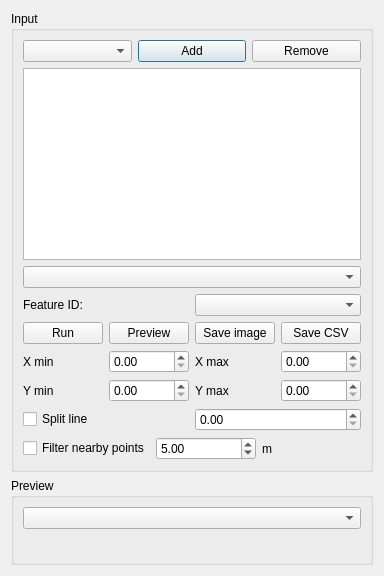
<?xml version="1.0" encoding="UTF-8"?>
<ui version="4.0">
 <class>TopoBathyProfilesDialogBase</class>
 <widget class="QDialog" name="TopoBathyProfilesDialogBase">
  <property name="windowTitle">
   <string>TopoBathy Profiles</string>
  </property>

  <layout class="QVBoxLayout">

   <item>
    <widget class="QGroupBox" name="groupInput">
     <property name="title">
      <string>Input</string>
     </property>
     <layout class="QVBoxLayout">

      <!-- Point layer -->
      <item>
       <layout class="QHBoxLayout">
        <item><widget class="QComboBox" name="comboPunti"/></item>
        <item><widget class="QPushButton" name="btnAddLayer"><property name="text"><string>Add</string></property></widget></item>
        <item><widget class="QPushButton" name="btnRemoveLayer"><property name="text"><string>Remove</string></property></widget></item>
       </layout>
      </item>

      <!-- Table label/color -->
      <item><widget class="QTableWidget" name="tableLayerAnno"/></item>

      <!-- Section layer -->
      <item><widget class="QComboBox" name="comboSectionLayer"/></item>

      <!-- Feature to select before Run -->
      <item>
       <layout class="QHBoxLayout">
        <item><widget class="QLabel"><property name="text"><string>Feature ID:</string></property></widget></item>
        <item><widget class="QComboBox" name="comboFeatureSelezionata"/></item>
       </layout>
      </item>

      <!-- Main buttons -->
      <item>
       <layout class="QHBoxLayout">
        <item><widget class="QPushButton" name="btnRun"><property name="text"><string>Run</string></property></widget></item>
        <item><widget class="QPushButton" name="btnPreview"><property name="text"><string>Preview</string></property></widget></item>
        <item><widget class="QPushButton" name="btnSaveGraph"><property name="text"><string>Save image</string></property></widget></item>
        <item><widget class="QPushButton" name="btnSaveCSV"><property name="text"><string>Save CSV</string></property></widget></item>
       </layout>
      </item>

      <!-- AXIS LIMITS -->
      <item>
       <layout class="QGridLayout">
        <item row="0" column="0"><widget class="QLabel"><property name="text"><string>X min</string></property></widget></item>
        <item row="0" column="1"><widget class="QDoubleSpinBox" name="spinXMin"/></item>
        <item row="0" column="2"><widget class="QLabel"><property name="text"><string>X max</string></property></widget></item>
        <item row="0" column="3"><widget class="QDoubleSpinBox" name="spinXMax"/></item>

        <item row="1" column="0"><widget class="QLabel"><property name="text"><string>Y min</string></property></widget></item>
        <item row="1" column="1"><widget class="QDoubleSpinBox" name="spinYMin"/></item>
        <item row="1" column="2"><widget class="QLabel"><property name="text"><string>Y max</string></property></widget></item>
        <item row="1" column="3"><widget class="QDoubleSpinBox" name="spinYMax"/></item>
       </layout>
      </item>

      <!-- OPTIONS -->
      <item>
       <layout class="QHBoxLayout">
        <item><widget class="QCheckBox" name="chkSplitLine"><property name="text"><string>Split line</string></property></widget></item>
        <item><widget class="QDoubleSpinBox" name="spinSplitDistance"/></item>
       </layout>
      </item>

      <item>
       <layout class="QHBoxLayout">
        <item><widget class="QCheckBox" name="chkFiltraPunti"><property name="text"><string>Filter nearby points</string></property></widget></item>
        <item><widget class="QDoubleSpinBox" name="spinDistanzaMinPlot"><property name="value"><double>5</double></property></widget></item>
        <item><widget class="QLabel"><property name="text"><string>m</string></property></widget></item>
       </layout>
      </item>

     </layout>
    </widget>
   </item>

   <!-- Preview -->
   <item>
    <widget class="QGroupBox" name="groupPreview">
     <property name="title"><string>Preview</string></property>
     <layout class="QVBoxLayout">
      <item><widget class="QComboBox" name="comboPreview"/></item>
      <item>
       <widget class="QWidget" name="layoutPreview">
        <layout class="QVBoxLayout"/>
       </widget>
      </item>
     </layout>
    </widget>
   </item>

  </layout>
 </widget>
</ui>
